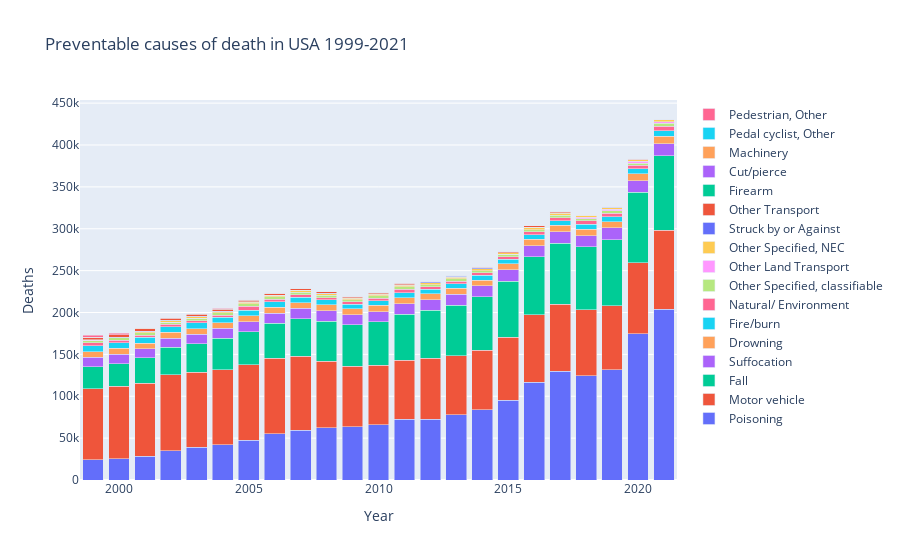

This figure's notebook cell:
### Markdown cell above
Śmierci którym można było zaradzić na przestrzeni lat 1999-2021

### Code cell
plot_preventable_deaths(preventable_deaths_df)
